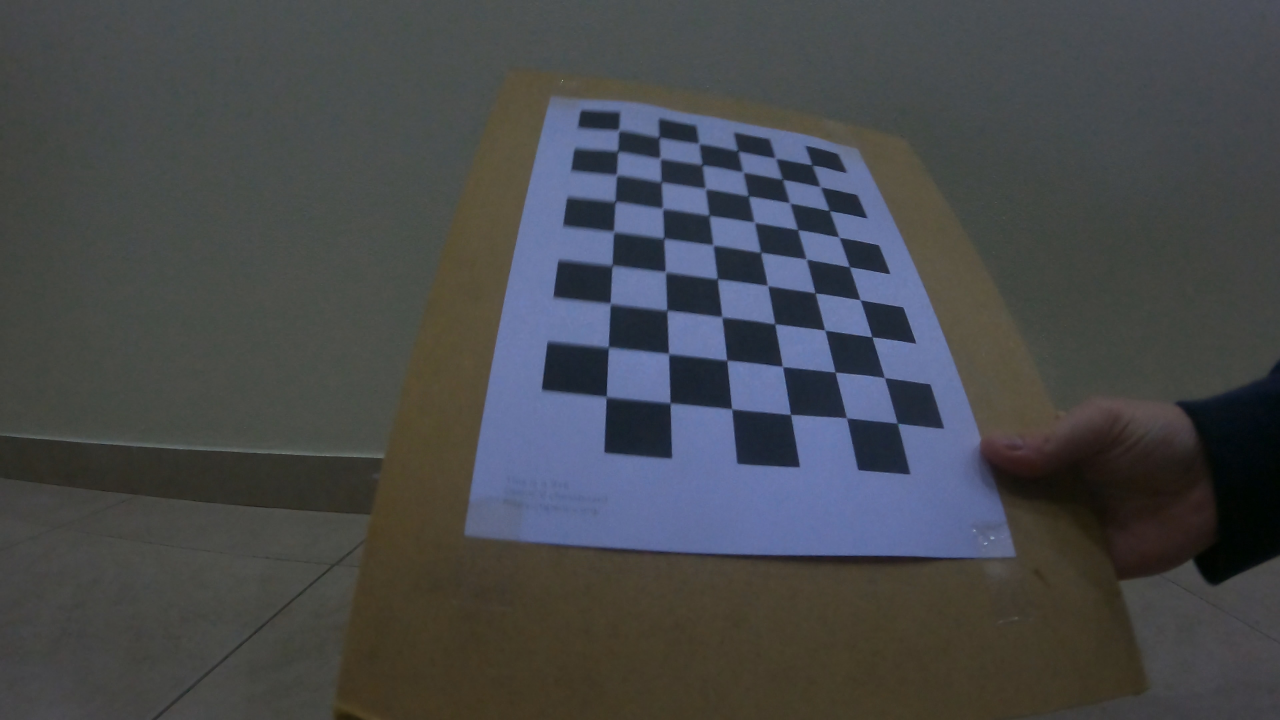
#> input picture Camera calibration/cam_calibration/gopro/GH010830-1.jpg, 3840 x 2160 px (shown at 1/3 size); its folder holds only this picture in this run
$ python test_calibration_tool.py
#> lines starting #> are read from the running program, lines starting #| are printed output that depends on the picture
### tools/camera_calibration.py
import glob
import os

import cv2
import cv2 as cv
import numpy as np


class CameraCalibration:

    def __init__(self, source_name, os_name):
        full_path = os.path.realpath(__file__)
        path, filename = os.path.split(full_path)
        parent_path = os.path.dirname(path)

        if os_name == "Windows":
            self.mtx_config_file = parent_path + '\\Camera calibration\\' + source_name[0:2] + '-mtx.csv'
            self.dist_config_file = parent_path + '\\Camera calibration\\' + source_name[0:2] + '-dist.csv'
            self.video_name = parent_path + '\\video_files\\' + source_name + '.MP4'

        else:
            self.mtx_config_file = 'Camera calibration/' + source_name[0:2] + '-mtx.csv'
            self.dist_config_file = 'Camera calibration/' + source_name[0:2] + '-dist.csv'
            self.video_name = 'video_files/' + source_name + '.MP4'

        self.os_name = os_name
        self.dist = None
        self.mtx = None
        self.video_name_prefix = source_name[0:2]

    def calibrate(self):

        if os.path.isfile(self.mtx_config_file) and os.path.isfile(
                self.dist_config_file):
            # data = pd.read_csv('Camera calibration/' + self.video_name[12:14] + '.csv')

            self.mtx = np.loadtxt(self.mtx_config_file, delimiter=',')
            self.dist = np.loadtxt(self.dist_config_file, delimiter=',')

        else:
            # termination criteria
            criteria = (cv.TERM_CRITERIA_EPS + cv.TERM_CRITERIA_MAX_ITER, 30, 0.001)
            # prepare object points, like (0,0,0), (1,0,0), (2,0,0) ....,(6,5,0)
            objp = np.zeros((9 * 6, 3), np.float32)
            objp[:, :2] = np.mgrid[0:9, 0:6].T.reshape(-1, 2)
            # Arrays to store object points and image points from all the images.
            objpoints = []  # 3d point in real world space
            imgpoints = []  # 2d points in image plane.
            gray = None

            full_path = os.path.realpath(__file__)
            path, filename = os.path.split(full_path)
            parent_path = os.path.dirname(path)

            if self.video_name_prefix == 'GH' or self.video_name_prefix == 'GX':
                if self.os_name == "Windows":
                    images = glob.glob(parent_path + '\\Camera calibration\\cam_calibration\\gopro\\*.jpg')
                else:
                    images = glob.glob('Camera calibration/cam_calibration/gopro/*.jpg')
            elif self.video_name_prefix == 'PX':
                if self.os_name == "Windows":
                    images = glob.glob(parent_path + '\\Camera calibration\\cam_calibration\\pxl\\*.jpg')
                else:
                    images = glob.glob('Camera calibration/cam_calibration/pxl/*.jpg')
            else:
                images = None  # = glob.glob('video_files/cam_calibration/gopro/2/*.jpg')
            if images is not None:
                for fname in images:
                    img = cv.imread(fname)
#> img is the input picture: shape (2160, 3840, 3); mean B, G, R 75.2, 72.5, 70.4
                    gray = cv.cvtColor(img, cv.COLOR_BGR2GRAY)
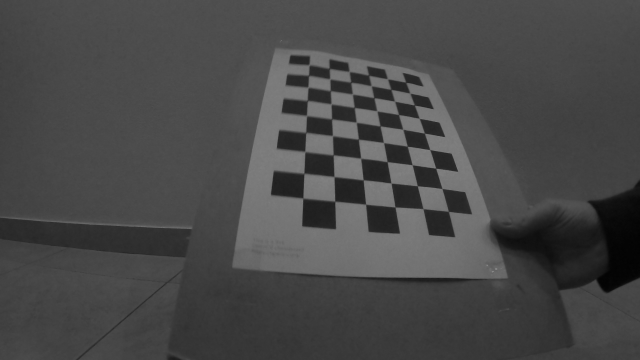
#> gray: shape (2160, 3840) (shown at 1/6 size); min 1, max 193, mean 72.2
                    # Find the chess board corners
                    ret, corners = cv.findChessboardCorners(gray, (9, 6), None)
#> ret = True; corners = 54 rows, first 8: [2436.5, 496], [2462, 561.1], [2487.5, 633], [2518, 712], [2549, 801], [2581, 900.5], [2616.5, 1011], [2653.5, 1134]
                    # If found, add object points, image points (after refining them)
                    if ret:
                        objpoints.append(objp)
                        corners2 = cv.cornerSubPix(gray, corners, (11, 11), (-1, -1), criteria)
#> corners2 = 54 rows, first 8: [2436.2, 495.4], [2462.3, 561.4], [2488.5, 632.4], [2517.6, 712.3], [2548.7, 800.4], [2580.8, 900.6], [2616.7, 1011.4], [2654.5, 1134.2]
                        imgpoints.append(corners)
                        # Draw and display the corners
                        cv.drawChessboardCorners(img, (7, 5), corners2, ret)
                        im_s = cv2.resize(img, (960, 540))
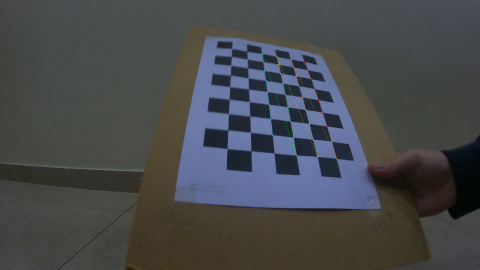
#> im_s: shape (540, 960, 3) (shown at 1/2 size); mean B, G, R 75.2, 72.7, 70.6
                        cv.imshow('img', im_s)
                        cv.waitKey(500)
                cv.destroyAllWindows()

            if gray is not None:
                ret, mtx, dist, rvecs, tvecs = cv.calibrateCamera(objpoints, imgpoints, gray.shape[::-1], None, None)
#> ret = 1.1; mtx = [[1413.1, 0, 1719.8], [0, 1118.8, 949.8], [0, 0, 1]]; dist = [[-0.0838, -0.0728, 0.0187, 0.0122, 0.0741]]; rvecs = ([-0.488, 0.245, 1.64],); tvecs = ([5.96, -4.93, 11.28],)

                mtx_array = np.asarray(mtx)
#> mtx_array has the same summary as mtx
                np.savetxt(self.mtx_config_file, mtx_array, delimiter=',')
                dist_array = np.asarray(dist)
#> dist_array = [[-0.0838, -0.0728, 0.0187, 0.0122, 0.0741]]
                np.savetxt(self.dist_config_file, dist_array, delimiter=',')

                self.mtx = mtx
#> self.mtx has the same summary as mtx
                self.dist = dist
#> self.dist = [[-0.0838, -0.0728, 0.0187, 0.0122, 0.0741]]
            else:
                self.mtx = None
                self.dist = None

    def undistort(self, img):
        if self.dist is not None and self.mtx is not None:
            h, w = img.shape[:2]
            newcameramtx, roi = cv2.getOptimalNewCameraMatrix(self.mtx, self.dist, (w, h), 1, (w, h))
#> newcameramtx = [[1729.4, 0, 2266.8], [0, 1032.1, 1024.9], [0, 0, 1]]; roi = (1188, 638, 1831, 699)

            # unsdistor
            dst = cv.undistort(img, self.mtx, self.dist, None, newcameramtx)
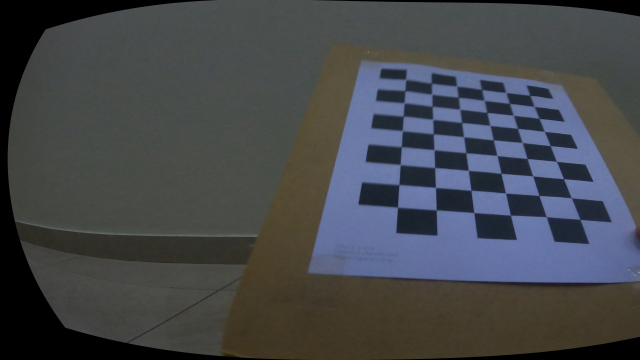
#> dst: shape (2160, 3840, 3) (shown at 1/6 size); mean B, G, R 75.1, 71.2, 68.4

            # crop image
            x, y, w, h = roi
#> x = 1188; y = 638; w = 1831; h = 699
            dst = dst[y:y + h, x:x + w]
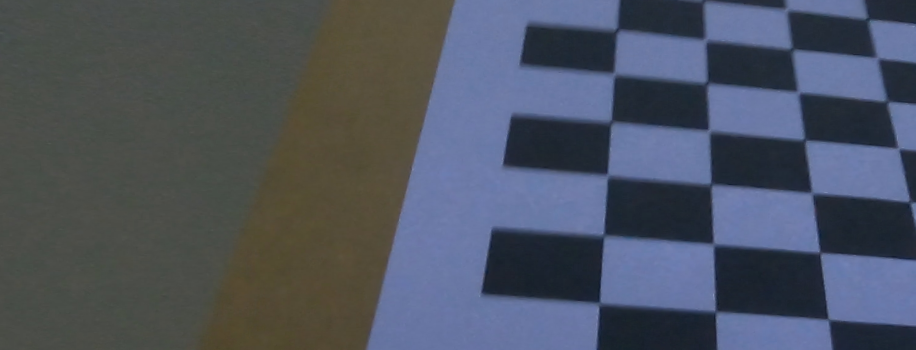
#> dst: shape (699, 1831, 3) (shown at 1/2 size); mean B, G, R 96.3, 83.4, 77
            return dst

### tools/test_calibration_tool.py
import glob
import os
import platform
import time

import cv2

from tools.camera_calibration import CameraCalibration

if __name__ == '__main__':
    full_path = os.path.realpath(__file__)
    path, filename = os.path.split(full_path)
    parent_path = os.path.dirname(path)

    os_name = platform.system()

    if os_name == "Windows":
        images = glob.glob(parent_path + '\\Camera calibration\\cam_calibration\\gopro\\*.jpg')
    else:
        images = glob.glob('Camera calibration/cam_calibration/gopro/*.jpg')

    calibration = CameraCalibration('GH', os_name)
    calibration.calibrate()

    i = 0
    for image in images:
        img = cv2.imread(image)
        imS = calibration.undistort(img)
        csv_name = image[:-3] + "-undistorted.png"
        cv2.imshow("Image undistorted " + image, imS)
        cv2.imshow("Image " + image, img)
        cv2.imwrite(csv_name, imS)
        # time.sleep(10)
        i += 1

$ run again, on Camera calibration/cam_calibration/gopro/GH010830-2.jpg
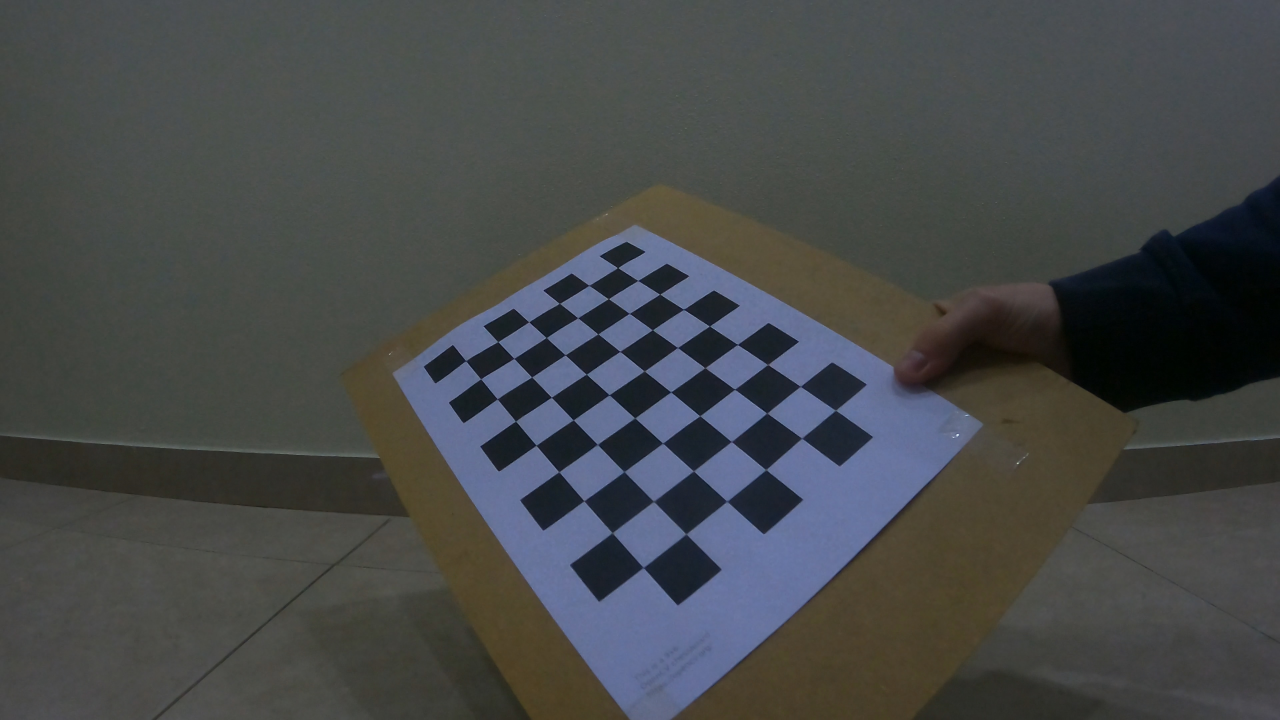
#> input picture Camera calibration/cam_calibration/gopro/GH010830-2.jpg, 3840 x 2160 px (shown at 1/3 size)
#> in calibrate, img is the input picture: shape (2160, 3840, 3); mean B, G, R 73.3, 72.7, 70.2
#> in calibrate, `gray = cv.cvtColor(img, cv.COLOR_BGR2GRAY)`:
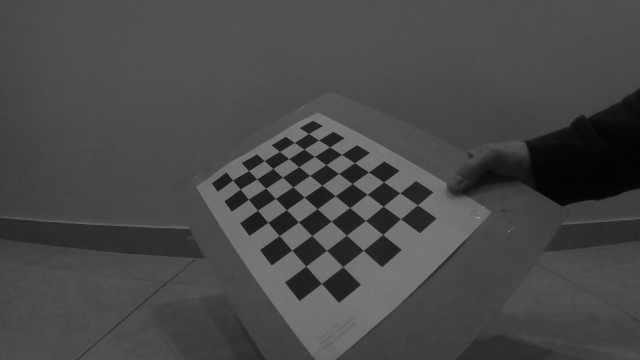
#> gray: shape (2160, 3840) (shown at 1/6 size); min 0, max 250, mean 72.1
#> in calibrate, `ret, corners = cv.findChessboardCorners(gray, (9, 6), None)`: ret = True; corners = 54 rows, first 8: [1852.5, 803.9], [1913.6, 842.2], [1982.1, 883.5], [2050.7, 929.4], [2127.6, 978.7], [2213, 1034], [2303.5, 1094.5], [2403.3, 1160.6]
#> corners2 = 54 rows, first 8: [1853.7, 804.2], [1914.1, 842.3], [1980.4, 883.3], [2051.2, 928.8], [2128.7, 978.9], [2213.3, 1034.4], [2304.2, 1094.8], [2401.9, 1160.1]
#> in calibrate, `ret, mtx, dist, rvecs, tvecs = cv.calibrateCamera(objpoints, imgpoints..`: ret = 0.924; mtx = [[1632.9, 0, 2060.5], [0, 1537, 1219.7], [0, 0, 1]]; dist = [[-0.352, 1.22, -0.0115, -0.0166, -2.59]]; rvecs = ([-0.534, 0.463, 0.784],); tvecs = ([-1.94, -4.17, 15.29],)
#> mtx_array has the same summary as mtx
#> dist_array = [[-0.352, 1.22, -0.0115, -0.0166, -2.59]]
#> self.mtx has the same summary as mtx
#> newcameramtx has the same summary as mtx in calibrate; roi = (0, 0, 3839, 2159)
#> in undistort, `dst = cv.undistort(img, self.mtx, self.dist, None, newcameramtx)`:
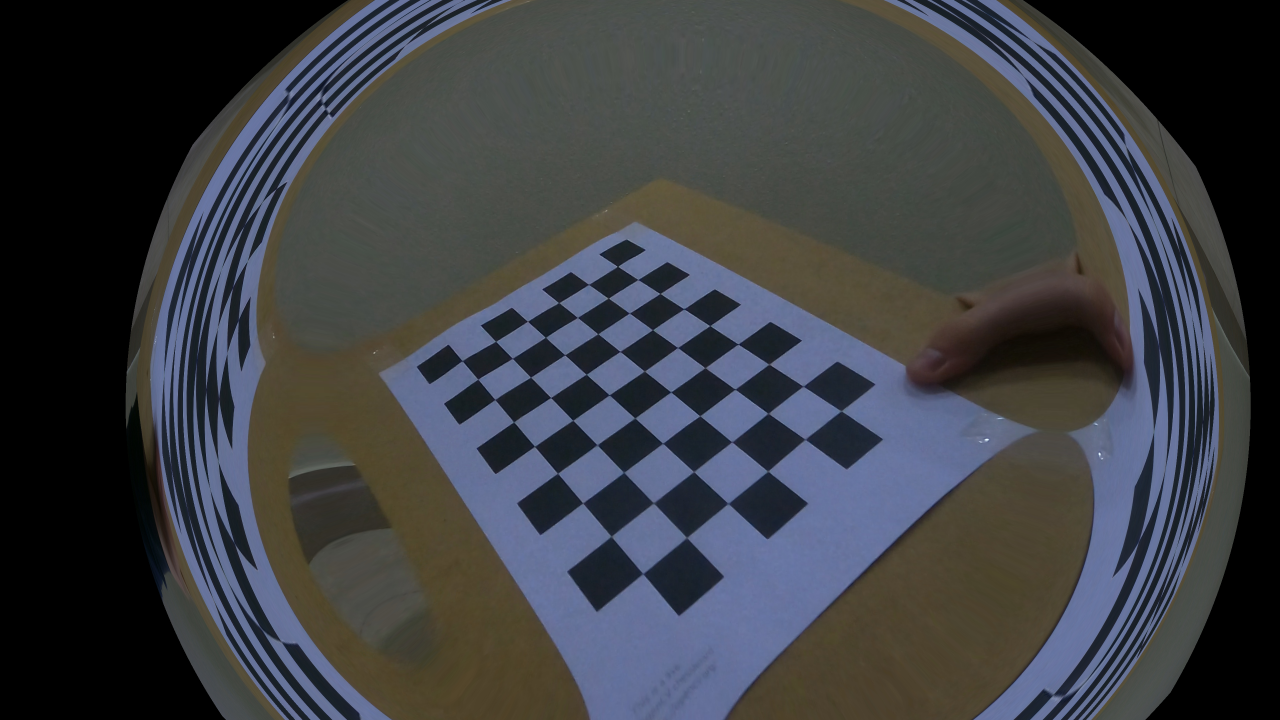
#> dst: shape (2160, 3840, 3) (shown at 1/3 size); mean B, G, R 67.1, 62.5, 60.1
#> in undistort, `x, y, w, h = roi`: x = 0; w = 3839; h = 2159

$ run again, on Camera calibration/cam_calibration/gopro/GH010830-3.jpg
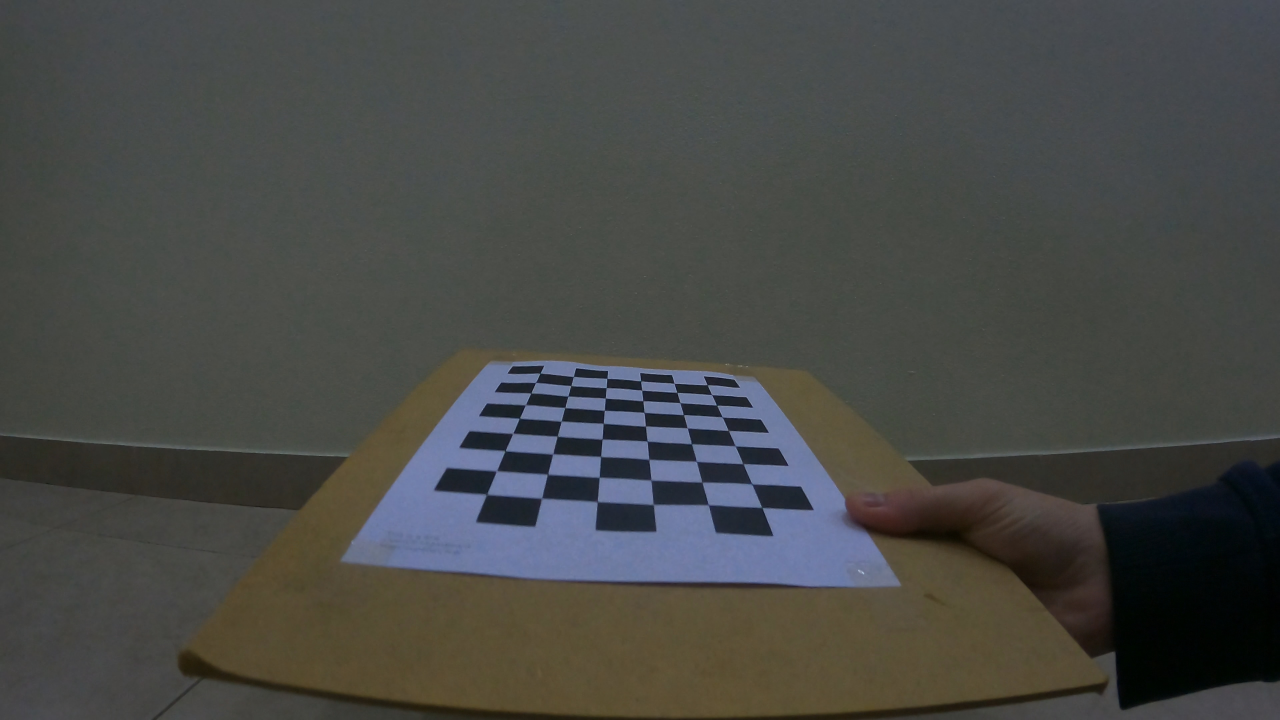
#> input picture Camera calibration/cam_calibration/gopro/GH010830-3.jpg, 3840 x 2160 px (shown at 1/3 size)
#> in calibrate, img is the input picture: shape (2160, 3840, 3); mean B, G, R 70.3, 72.9, 71.7
#> in calibrate, `gray = cv.cvtColor(img, cv.COLOR_BGR2GRAY)`:
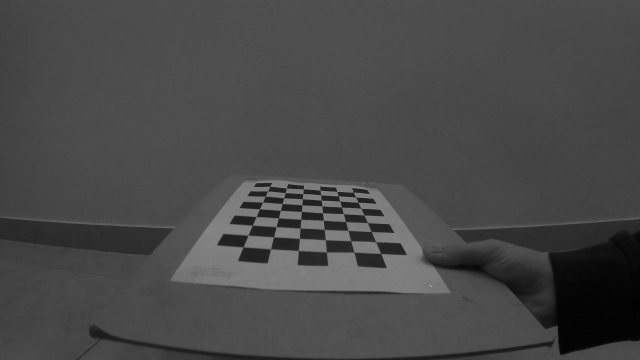
#> gray: shape (2160, 3840) (shown at 1/6 size); min 0, max 217, mean 72.3
#> in calibrate, `ret, corners = cv.findChessboardCorners(gray, (9, 6), None)`: ret = True; corners = 54 rows, first 8: [2123.1, 1155.7], [2135.4, 1184.5], [2151.1, 1216.9], [2166.3, 1251.2], [2186.5, 1292.6], [2206.2, 1339.3], [2230.6, 1392.2], [2256.5, 1452.5]
#> corners2 = 54 rows, first 8: [2122.5, 1155.4], [2135.6, 1184.8], [2150.7, 1216.5], [2167.4, 1251.9], [2186.1, 1292.5], [2205.9, 1338.7], [2229.7, 1392.2], [2256.5, 1452.7]
#> in calibrate, `ret, mtx, dist, rvecs, tvecs = cv.calibrateCamera(objpoints, imgpoints..`: ret = 1.46; mtx = [[1858.2, 0, 1939.4], [0, 1211.7, 1044.7], [0, 0, 1]]; dist = [[-1, 5.52, 0.0549, -0.0017, -13.68]]; rvecs = ([-1.06, 0.856, 1.39],); tvecs = ([1.82, 1.65, 18.36],)
#> mtx_array has the same summary as mtx
#> dist_array = [[-1, 5.52, 0.0549, -0.0017, -13.68]]
#> self.mtx has the same summary as mtx
#> newcameramtx has the same summary as mtx in calibrate; roi = (0, 0, 3839, 2159)
#> in undistort, `dst = cv.undistort(img, self.mtx, self.dist, None, newcameramtx)`:
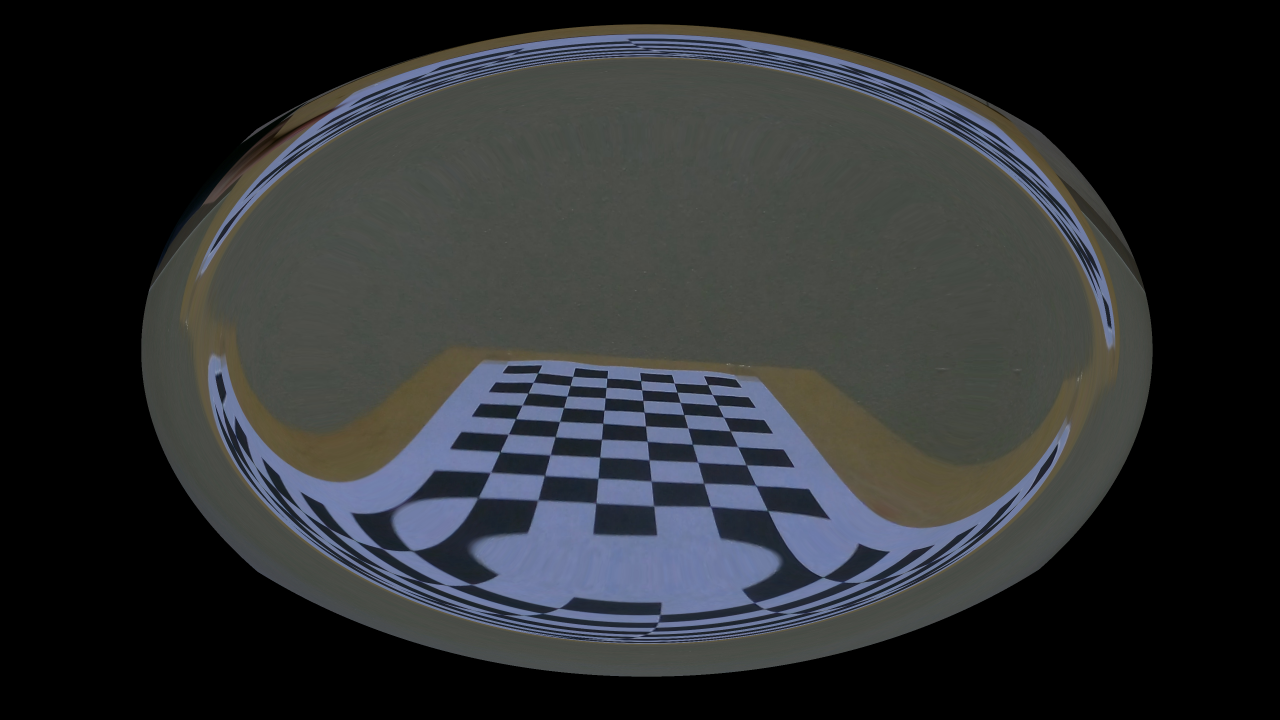
#> dst: shape (2160, 3840, 3) (shown at 1/3 size); mean B, G, R 48.6, 46.7, 44.4
#> in undistort, `x, y, w, h = roi`: x = 0; w = 3839; h = 2159
